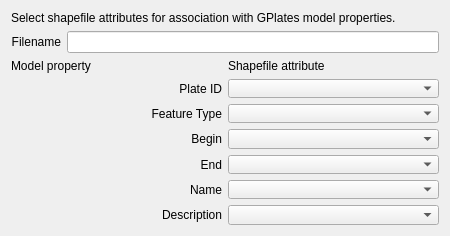
<ui version="4.0" >
 <class>ShapefileAttributeWidget</class>
 <widget class="QWidget" name="ShapefileAttributeWidget" >
  <property name="geometry" >
   <rect>
    <x>0</x>
    <y>0</y>
    <width>450</width>
    <height>236</height>
   </rect>
  </property>
  <property name="sizePolicy" >
   <sizepolicy vsizetype="MinimumExpanding" hsizetype="MinimumExpanding" >
    <horstretch>0</horstretch>
    <verstretch>0</verstretch>
   </sizepolicy>
  </property>
  <property name="minimumSize" >
   <size>
    <width>450</width>
    <height>236</height>
   </size>
  </property>
  <property name="windowTitle" >
   <string>Form</string>
  </property>
  <layout class="QGridLayout" >
   <item row="0" column="0" colspan="2" >
    <widget class="QLabel" name="label_main_description" >
     <property name="text" >
      <string>Select shapefile attributes for association with GPlates model properties.</string>
     </property>
    </widget>
   </item>
   <item row="1" column="0" >
    <widget class="QLabel" name="label_filename" >
     <property name="layoutDirection" >
      <enum>Qt::LeftToRight</enum>
     </property>
     <property name="text" >
      <string>Filename</string>
     </property>
     <property name="alignment" >
      <set>Qt::AlignRight|Qt::AlignTrailing|Qt::AlignVCenter</set>
     </property>
    </widget>
   </item>
   <item row="1" column="1" >
    <widget class="QLineEdit" name="line_filename" >
     <property name="readOnly" >
      <bool>true</bool>
     </property>
    </widget>
   </item>
   <item row="2" column="0" colspan="2" >
    <layout class="QGridLayout" >
     <item row="0" column="0" >
      <widget class="QLabel" name="label_model_properties" >
       <property name="layoutDirection" >
        <enum>Qt::RightToLeft</enum>
       </property>
       <property name="text" >
        <string>Model property</string>
       </property>
      </widget>
     </item>
     <item row="0" column="1" >
      <widget class="QLabel" name="label_shapefile_attributes" >
       <property name="sizePolicy" >
        <sizepolicy vsizetype="Fixed" hsizetype="Preferred" >
         <horstretch>0</horstretch>
         <verstretch>0</verstretch>
        </sizepolicy>
       </property>
       <property name="layoutDirection" >
        <enum>Qt::RightToLeft</enum>
       </property>
       <property name="text" >
        <string>Shapefile attribute</string>
       </property>
      </widget>
     </item>
     <item row="1" column="0" >
      <widget class="QLabel" name="label_plateID" >
       <property name="layoutDirection" >
        <enum>Qt::LeftToRight</enum>
       </property>
       <property name="text" >
        <string>Plate ID</string>
       </property>
       <property name="alignment" >
        <set>Qt::AlignRight|Qt::AlignTrailing|Qt::AlignVCenter</set>
       </property>
      </widget>
     </item>
     <item row="1" column="1" >
      <widget class="QComboBox" name="combo_plateID" >
       <property name="sizePolicy" >
        <sizepolicy vsizetype="Fixed" hsizetype="Minimum" >
         <horstretch>0</horstretch>
         <verstretch>0</verstretch>
        </sizepolicy>
       </property>
      </widget>
     </item>
     <item row="2" column="0" >
      <widget class="QLabel" name="label_feature_type" >
       <property name="layoutDirection" >
        <enum>Qt::LeftToRight</enum>
       </property>
       <property name="text" >
        <string>Feature Type</string>
       </property>
       <property name="alignment" >
        <set>Qt::AlignRight|Qt::AlignTrailing|Qt::AlignVCenter</set>
       </property>
      </widget>
     </item>
     <item row="2" column="1" >
      <widget class="QComboBox" name="combo_feature_type" />
     </item>
     <item row="3" column="0" >
      <widget class="QLabel" name="label_from_age" >
       <property name="layoutDirection" >
        <enum>Qt::LeftToRight</enum>
       </property>
       <property name="text" >
        <string>Begin</string>
       </property>
       <property name="alignment" >
        <set>Qt::AlignRight|Qt::AlignTrailing|Qt::AlignVCenter</set>
       </property>
      </widget>
     </item>
     <item row="3" column="1" >
      <widget class="QComboBox" name="combo_from_age" />
     </item>
     <item row="4" column="0" >
      <widget class="QLabel" name="label_to_age" >
       <property name="layoutDirection" >
        <enum>Qt::LeftToRight</enum>
       </property>
       <property name="text" >
        <string>End</string>
       </property>
       <property name="alignment" >
        <set>Qt::AlignRight|Qt::AlignTrailing|Qt::AlignVCenter</set>
       </property>
      </widget>
     </item>
     <item row="4" column="1" >
      <widget class="QComboBox" name="combo_to_age" />
     </item>
     <item row="5" column="0" >
      <widget class="QLabel" name="label_name" >
       <property name="layoutDirection" >
        <enum>Qt::LeftToRight</enum>
       </property>
       <property name="text" >
        <string>Name</string>
       </property>
       <property name="alignment" >
        <set>Qt::AlignRight|Qt::AlignTrailing|Qt::AlignVCenter</set>
       </property>
      </widget>
     </item>
     <item row="5" column="1" >
      <widget class="QComboBox" name="combo_name" />
     </item>
     <item row="6" column="0" >
      <widget class="QLabel" name="label_description" >
       <property name="layoutDirection" >
        <enum>Qt::LeftToRight</enum>
       </property>
       <property name="text" >
        <string>Description</string>
       </property>
       <property name="alignment" >
        <set>Qt::AlignRight|Qt::AlignTrailing|Qt::AlignVCenter</set>
       </property>
      </widget>
     </item>
     <item row="6" column="1" >
      <widget class="QComboBox" name="combo_description" />
     </item>
    </layout>
   </item>
  </layout>
 </widget>
 <resources/>
 <connections/>
</ui>
